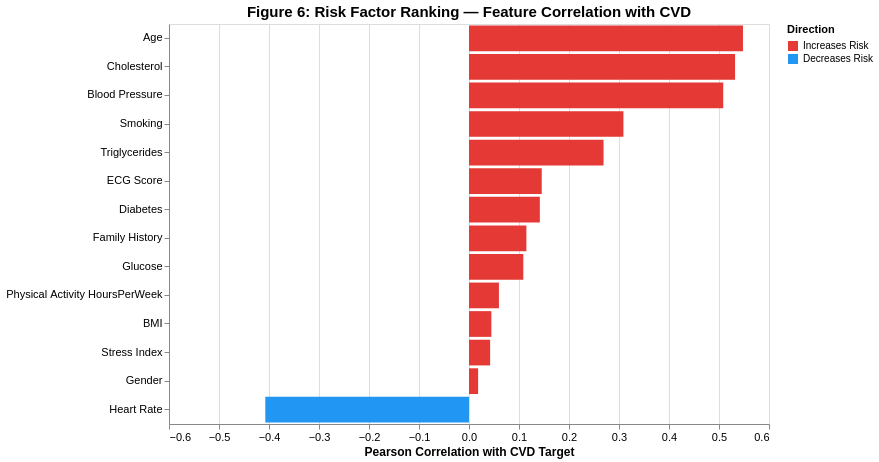

Notebook source saved alongside this figure:
### Markdown cell above
### 3.4 Risk Factor Ranking — Feature-Target Correlation (Altair)

### Code cell
# ═══════════════════════════════════════════════════════════════════════
# RISK FACTOR RANKING — Altair
# ═══════════════════════════════════════════════════════════════════════

corr_target = df_clean[ALL_FEATURES + [TARGET_COL]].corr()[TARGET_COL].drop(TARGET_COL)
corr_df = pd.DataFrame({
    'Feature': corr_target.index.str.replace('_', ' '),
    'Correlation': corr_target.values,
    'Abs_Correlation': corr_target.abs().values,
    'Direction': ['Increases Risk' if v > 0 else 'Decreases Risk' for v in corr_target.values]
}).sort_values('Abs_Correlation', ascending=True)

chart = alt.Chart(corr_df).mark_bar().encode(
    x=alt.X('Correlation:Q', title='Pearson Correlation with CVD Target',
            scale=alt.Scale(domain=[-0.6, 0.6])),
    y=alt.Y('Feature:N', sort='-x', title=''),
    color=alt.Color('Direction:N',
        scale=alt.Scale(domain=['Increases Risk', 'Decreases Risk'],
                       range=[COLOR_POS, COLOR_NEG]),
        legend=alt.Legend(title='Direction')),
    tooltip=['Feature', alt.Tooltip('Correlation:Q', format='.4f'), 'Direction']
).properties(
    width=600, height=400,
    title='Figure 6: Risk Factor Ranking — Feature Correlation with CVD'
).configure_title(fontSize=15, fontWeight='bold'
).configure_axis(labelFontSize=11, titleFontSize=12)

chart

### Figure 1 — Vega-Lite specification as saved in the notebook (floating-point values rounded to 4 significant figures)
{"config": {"view": {"continuousWidth": 300, "continuousHeight": 300}, "axis": {"labelFontSize": 11, "titleFontSize": 12}, "title": {"fontSize": 15, "fontWeight": "bold"}}, "data": {"name": "data-5d69d7738ca9b380d0a252c7cbe69218"}, "mark": {"type": "bar"}, "encoding": {"color": {"field": "Direction", "legend": {"title": "Direction"}, "scale": {"domain": ["Increases Risk", "Decreases Risk"], "range": ["#E53935", "#2196F3"]}, "type": "nominal"}, "tooltip": [{"field": "Feature", "type": "nominal"}, {"field": "Correlation", "format": ".4f", "type": "quantitative"}, {"field": "Direction", "type": "nominal"}], "x": {"field": "Correlation", "scale": {"domain": [-0.6, 0.6]}, "title": "Pearson Correlation with CVD Target", "type": "quantitative"}, "y": {"field": "Feature", "sort": "-x", "title": "", "type": "nominal"}}, "height": 400, "title": "Figure 6: Risk Factor Ranking — Feature Correlation with CVD", "width": 600, "$schema": "https://vega.github.io/schema/vega-lite/v6.4.1.json", "datasets": {"data-5d69d7738ca9b380d0a252c7cbe69218": [{"Feature": "Gender", "Correlation": 0.01824, "Abs_Correlation": 0.01824, "Direction": "Increases Risk"}, {"Feature": "Stress Index", "Correlation": 0.04225, "Abs_Correlation": 0.04225, "Direction": "Increases Risk"}, {"Feature": "BMI", "Correlation": 0.04472, "Abs_Correlation": 0.04472, "Direction": "Increases Risk"}, {"Feature": "Physical Activity HoursPerWeek", "Correlation": 0.05986, "Abs_Correlation": 0.05986, "Direction": "Increases Risk"}, {"Feature": "Glucose", "Correlation": 0.1086, "Abs_Correlation": 0.1086, "Direction": "Increases Risk"}, {"Feature": "Family History", "Correlation": 0.1148, "Abs_Correlation": 0.1148, "Direction": "Increases Risk"}, {"Feature": "Diabetes", "Correlation": 0.1417, "Abs_Correlation": 0.1417, "Direction": "Increases Risk"}, {"Feature": "ECG Score", "Correlation": 0.1455, "Abs_Correlation": 0.1455, "Direction": "Increases Risk"}, {"Feature": "Triglycerides", "Correlation": 0.2691, "Abs_Correlation": 0.2691, "Direction": "Increases Risk"}, {"Feature": "Smoking", "Correlation": 0.3088, "Abs_Correlation": 0.3088, "Direction": "Increases Risk"}, {"Feature": "Heart Rate", "Correlation": -0.4074, "Abs_Correlation": 0.4074, "Direction": "Decreases Risk"}, {"Feature": "Blood Pressure", "Correlation": 0.5084, "Abs_Correlation": 0.5084, "Direction": "Increases Risk"}, {"Feature": "Cholesterol", "Correlation": 0.5321, "Abs_Correlation": 0.5321, "Direction": "Increases Risk"}, {"Feature": "Age", "Correlation": 0.5479, "Abs_Correlation": 0.5479, "Direction": "Increases Risk"}]}}
